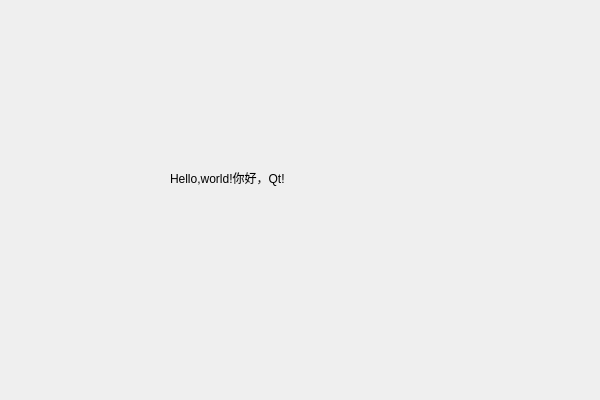
<?xml version="1.0" encoding="UTF-8"?>
<ui version="4.0">
 <class>HelloDialogClass</class>
 <widget class="QDialog" name="HelloDialogClass">
  <property name="geometry">
   <rect>
    <x>0</x>
    <y>0</y>
    <width>600</width>
    <height>400</height>
   </rect>
  </property>
  <property name="windowTitle">
   <string>HelloDialog</string>
  </property>
  <widget class="QLabel" name="label">
   <property name="geometry">
    <rect>
     <x>170</x>
     <y>170</y>
     <width>171</width>
     <height>16</height>
    </rect>
   </property>
   <property name="text">
    <string>Hello,world!你好，Qt!</string>
   </property>
  </widget>
 </widget>
 <layoutdefault spacing="6" margin="11"/>
 <resources>
  <include location="HelloDialog.qrc"/>
 </resources>
 <connections/>
</ui>
